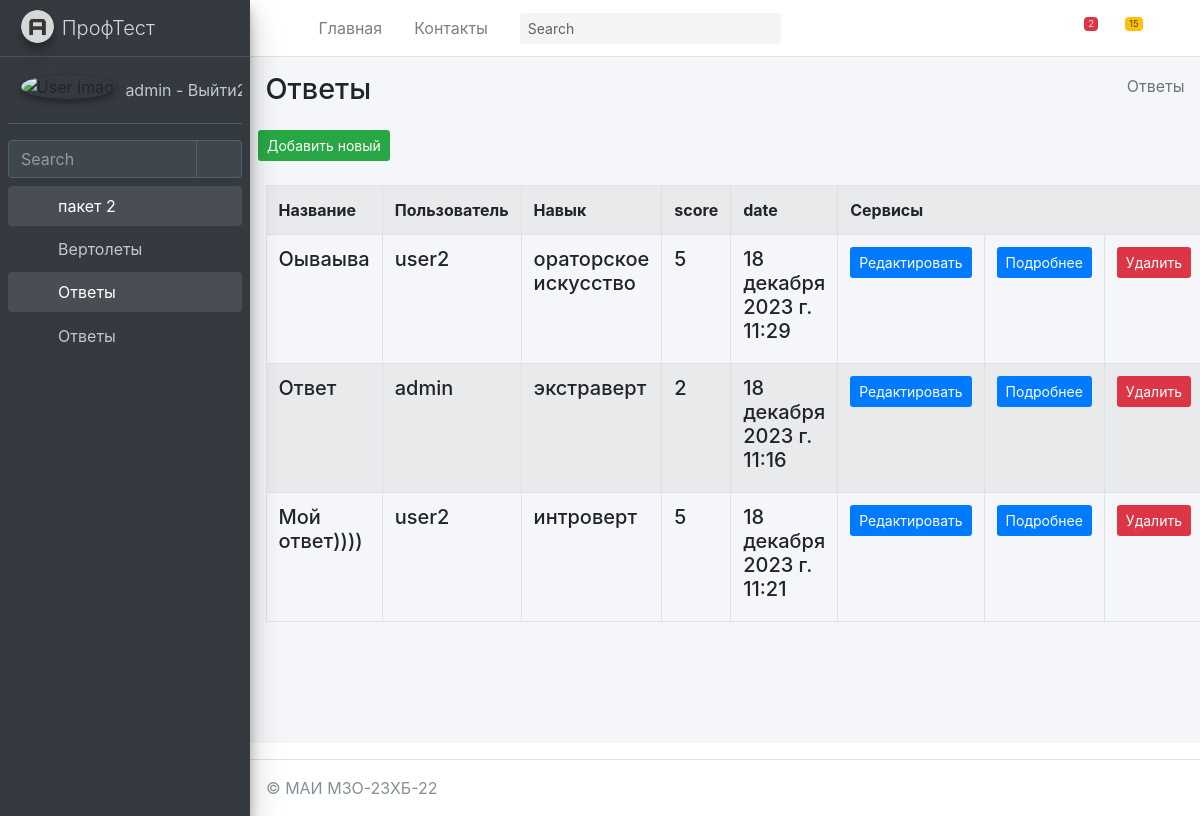
Page /testik/Answers/ (signed in) on the committed database.
### mysite/testik/models.py (models this page shows, shortened)
class Answers(models.Model):
    title = models.TextField(max_length=50, verbose_name="Название")
    users = models.ForeignKey(User, on_delete=models.PROTECT, verbose_name="Пользователь", related_name="SkillsUser")
    skills = models.ForeignKey(Skills, on_delete=models.PROTECT, verbose_name="Навык", related_name="SkillsAns")
    score = models.PositiveIntegerField(validators=[
            MaxValueValidator(5),
            MinValueValidator(1)
        ])
    date = models.DateTimeField(auto_now_add=True)
    class Meta:
        ordering = ["-title"]
        verbose_name = "Ответ"
        verbose_name_plural = "Ответы"

### mysite/anketa/models.py (models this page shows, shortened)
class Skills(models.Model):
    title = models.TextField(max_length=50, verbose_name="Название")
    class Meta:
        ordering = ["-title"]
        verbose_name = "Навык"
        verbose_name_plural = "Навыки"
    def __str__(self):
        return self.title

### mysite/testik/views.py (the view)
# urls.py: path('Answers/', AnswersView.as_view(), name='Answers'),
@method_decorator(login_required(login_url='/login/'), name='dispatch')
class AnswersView(ListView):
	model = Answers
	context_object_name = 'Answers_list'
	success_url = reverse_lazy('testik:AnswersView')
	paginate_by = item_for_page
	def get_context_data(self, *, object_list=None, **kwargs):
		context = super(AnswersView,self).get_context_data(**kwargs)
		context['sometry'] = self.model._meta.verbose_name_plural
		context['col1name'] = self.model._meta.get_field("title").verbose_name
		context['col2name'] = self.model._meta.get_field("users").verbose_name
		context['col3name'] = self.model._meta.get_field("skills").verbose_name
		context['col4name'] = self.model._meta.get_field("score").verbose_name
		context['col5name'] = self.model._meta.get_field("date").verbose_name
		context['collastname'] = 'Ответы'
		return context

### mysite/testik/templates/testik/answers_list.html (shortened to what this page needs)
{% extends "testik/base.html" %}
{% block content %}
{% load testik_tags %}
<div class="content-wrapper">
    {% block sidebar %}
    {% include 'testik/includes/_breadcrumb.html' %}
    {% endblock %}
    <section class="content">
        <button class="btn bg-success btn-sm">
            <a href="{% url 'testik:AnswersCreate' %}" class=''>
                Добавить новый
            </a>
        </button>
        <br><br>
        <div class="container-fluid row">
            <div class="col-md-12">
                <table class="table table-striped table-bordered ">
                    <tr>
                        <th class="w-10">{{ col1name }}</th>
                        <th class="w-25">{{ col2name }}</th>
                        <th class="w-25">{{ col3name }}</th>
                        <th class="w-25">{{ col4name }}</th>
                        <th class="w-25">{{ col5name }}</th>
                        <th colspan="3">Сервисы</th>
                    </tr>
                    {% for item in Answers_list %}
                    <tr>
                        <td>
                            <h5 class="testikd-title">
                                {{ item.title }}
                            </h5>
                        </td>
                        <td>
                            <h5 class="testikd-title">
                                {{ item.users }}
                            </h5>
                        </td>
                        <td>
                            <h5 class="testikd-title">
                                {{ item.skills }}
                            </h5>
                        </td>
                        <td>
                            <h5 class="testikd-title">
                                {{ item.score }}
                            </h5>
                        </td>
                        <td>
                            <h5 class="testikd-title">
                                {{ item.date }}
                            </h5>
                        </td>
                        <td>
                            <button class="btn bg-primary  btn-sm">
                                <a href="{% url 'testik:AnswersUpdate' item.pk %}">Редактировать</a>
                            </button>
                        </td>
                        <td>
                            <button class="btn bg-primary  btn-sm">
                                <a href="{% url 'testik:AnswersDetail' item.pk %}">Подробнее</a>
                            </button>
                        </td>
                        <td>
                            <button class="btn bg-danger  btn-sm" >
                                <a href="{% url 'testik:AnswersDelete' item.pk %}">Удалить</a>
                            </button>
                        </td>
                    </tr>
                    {% endfor %}
                </table>
            </div>
        </div>
    </section>
</div>
{% endblock %}

### mysite/templates/includes/full_sidebar.html
<aside class="main-sidebar sidebar-dark-primary elevation-4">
    <a href="/" class="brand-link">
        <img src="{{ ASSETS_ROOT }}/img/AdminLTELogo.png" alt="AdminLTE Logo" class="brand-image img-circle elevation-3"
             style="opacity: .8">
        <span class="brand-text font-weight-light">ПрофТест</span>
    </a>
    <div class="sidebar">
        <div class="user-panel mt-3 pb-3 mb-3 d-flex">
            <div class="image">
                <img src="{{ ASSETS_ROOT }}/img/user2-160x160.jpg" class="img-circle elevation-2" alt="User Image">
            </div>
            <div class="info">
                <a href="{% url 'logout' %}" class="d-block">
                    {{ request.user.username }} - Выйти2
                </a>
            </div>
        </div>
        <div class="form-inline">
            <div class="input-group" data-widget="sidebar-search">
                <input class="form-control form-control-sidebar" type="search" placeholder="Search" aria-label="Search">
                <div class="input-group-append">
                    <button class="btn btn-sidebar">
                        <i class="fas fa-search fa-fw"></i>
                    </button>
                </div>
            </div>
        </div>
        <nav class="mt-2">
            <ul class="nav nav-pills nav-sidebar flex-column" data-widget="treeview" role="menu" data-accordion="false">
                {% for item1 in SIDEBAR %}
                    <li class="nav-item {% if 'children' in item1 %} has-treeview menu-is-opening menu-open {% endif %}">
                    <a href="{% if 'children' in item1 %}#{% else %}{{ item1.url }}{% endif %}" class="nav-link">
                        <i class="nav-icon fas fa-circle {{ item1.color }}"></i>
                        <p>
                            {{ item1.name }}
                            {% if 'children' in item1 %}<i class="right fas fa-angle-left"></i>{% endif %}
                        </p>
                    </a>
                    <ul class="nav nav-treeview">
                    {% if 'children' in item1 %}
                        {% for item2 in item1.children %}
                            <li class="nav-item">
                                <a href="{{ item2.url }}" class="nav-link">
                                    <i class="far fa-circle nav-icon"></i>
                                    <p>{{ item2.name }}</p>
                                </a>
                            </li>
                        {% endfor %}
                    {% endif %}
                    </ul>
                    </li>
                {% endfor %}
            </ul>
        </nav>
    </div>
</aside>

### rows in the picture
Answers: title "Оываыва", users "user2", skills "ораторское искусство", score "5", date "18 декабря 2023 г. 11:29"
Answers: title "Ответ", users "admin", skills "экстраверт", score "2", date "18 декабря 2023 г. 11:16"
Answers: title "Мой ответ))))", users "user2", skills "интроверт", score "5", date "18 декабря 2023 г. 11:21"

### other values in the picture
{{ request.user.username }} "admin"
{{ item1.name }} "пакет 2" "Ответы"
{{ item2.name }} "Вертолеты" "Ответы"
{{ sometry }} "Ответы"
{{ col1name }} "Название"
{{ col2name }} "Пользователь"
{{ col3name }} "Навык"
{{ col4name }} "score"
{{ col5name }} "date"
